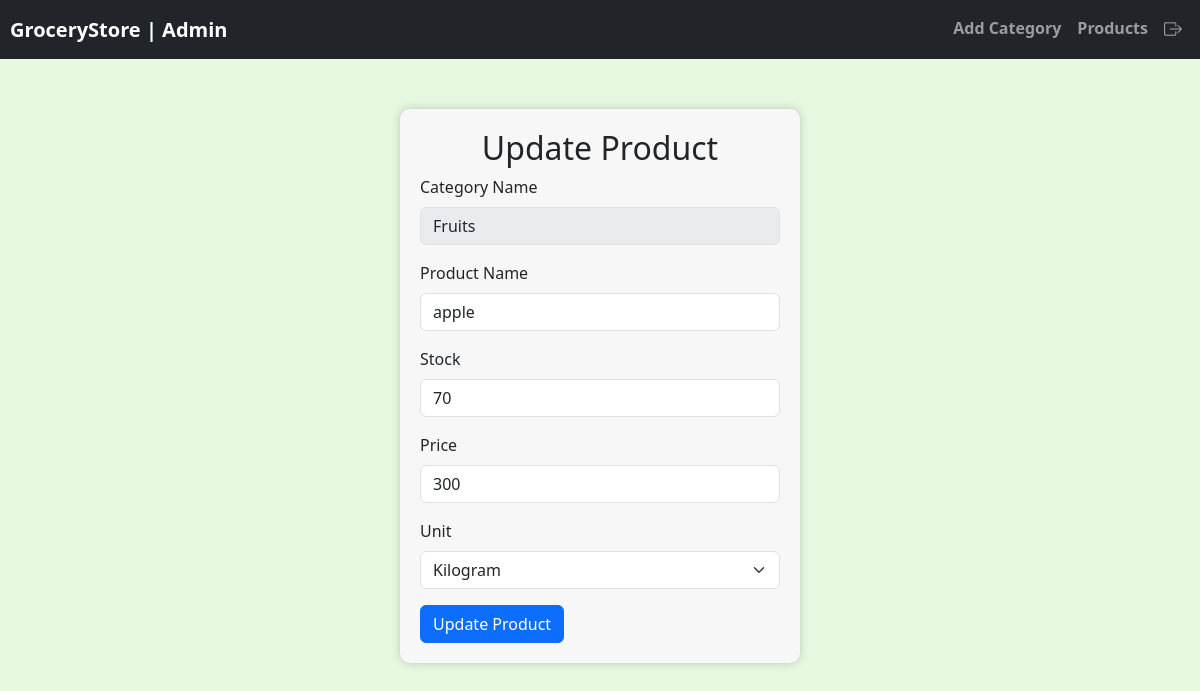
Page /editproduct?id=2 (signed in) on the committed database.
### models.py (models this page shows)
class Product(db.Model):
    p_id = db.Column(db.Integer, primary_key=True)
    p_name = db.Column(db.String(50), nullable=False)
    price = db.Column(db.Integer, nullable=False)
    stock = db.Column(db.Integer, nullable=False)
    sold = db.Column(db.Integer, nullable=False, default=0)
    unit = db.Column(db.String, nullable=False)
    c_name = db.Column(db.String(50), nullable=False)
    c_id = db.Column(db.Integer, db.ForeignKey('category.c_id'), nullable=False)
    carts = relationship('Cart', backref='product', lazy=True, cascade="all, delete-orphan")

### app.py (the view, shortened to what this page needs)
@app.route('/editproduct', methods=['GET', 'POST'])
@admin_required
def EditProduct():
    pid = request.args.get('id')
    product_check = Product.query.filter_by(p_id = pid).first()
    if product_check:
        return render_template('editproduct.html', product = product_check, admin = session.get('admin_name') )
    flash("Product doesn't exists!")
    return redirect(url_for('AdminBoard'))

### app.py (called while the page is built)
def admin_required(view_function):
    @wraps(view_function)
    def decorated_function(*args, **kwargs):
        if 'admin_name' and 'admin_id' in session:
            return view_function(*args, **kwargs)
        else:
            flash('Admin login required!!')
            return redirect(url_for('AdminLogin'))
    return decorated_function

### templates/editproduct.html (shortened to what this page needs)
{% extends 'adminbase.html' %}
{% block content %}
<div class="container">
    <div class="row justify-content-center">
        <div class="col-md-6 signup-container">
            <h2 class="text-center">Update Product</h2>
            <form action="/editproduct?id={{product.p_id}}" method="post">
                <div class="mb-3">
                    <label for="categoryName" class="form-label">Category Name</label>
                    <input type="text" class="form-control" name="category" value="{{product.c_name}}" disabled>
                </div>
                <div class="mb-3">
                    <label for="productName" class="form-label">Product Name</label>
                    <input type="text" class="form-control" name="product" value="{{product.p_name}}" required max="50">
                </div>
                <div class="mb-3">
                    <label for="stock" class="form-label">Stock</label>
                    <input type="number" class="form-control" name="stock" value="{{product.stock}}" required min="0">
                </div>
                <div class="mb-3">
                    <label for="price" class="form-label">Price</label>
                    <input type="number" class="form-control" name="price" value="{{product.price}}" required min="0">
                </div>
                <div class="mb-3">
                    <label for="unit" class="form-label">Unit</label>
                    <select class="form-select" name="unit" value={{product.unit}} required>
                        <option value="/kg">Kilogram </option>
                    </select>
                </div>
                <button type="submit" class="btn btn-primary btn-block">Update Product</button>
            </form>
            </div>
        </div>
    </div>
{% endblock %}

### static/admin.css (style rules this page uses)
body { overflow: hidden; background: #E7F8E1; }

### rows in the picture
Product: category "Fruits", product "apple", stock "70", price "300", unit "Kilogram"

### other values in the picture
{{ admin }} "Admin"
